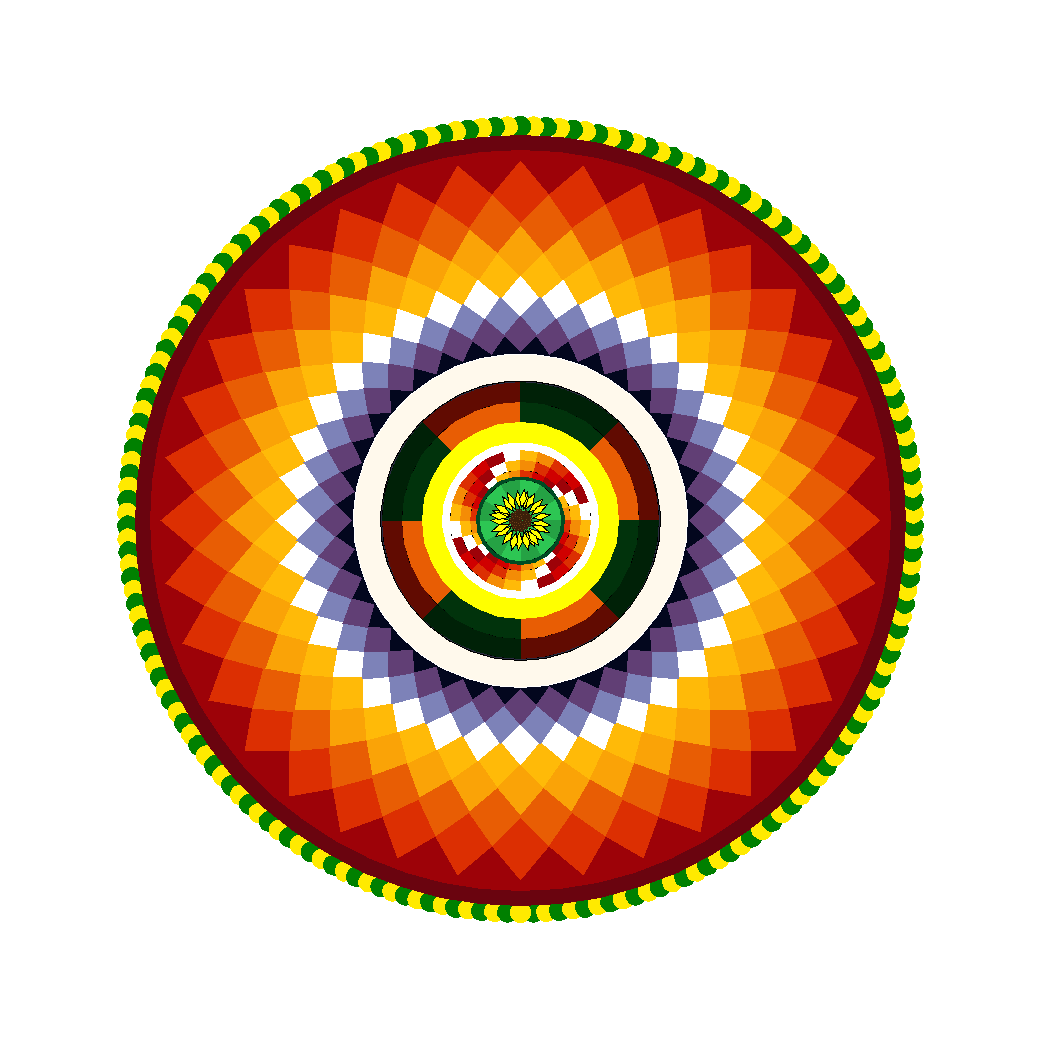

Python code for this plot:
import turtle
from turtle import *
import math

# Initialize turtle object
s = turtle.Turtle()

# Display "Happy Onam!" message
speed(0)
penup()
goto(-1150, 450)
pendown()
color("#d00000")
write("Happy Onam!", font=("Courier", 50, "bold italic"))
hideturtle()

# # Display name and class
# speed(0)
# penup()
# goto(400, -350)
# pendown()
# color("#03071e")
# write("- Aaron Kurian Abraham", font=("Times New Roman", 20))
# penup()
# goto(400, -410)
# pendown()
# write("- CS3A", font=("Times New Roman", 20))
# hideturtle()

# Design the line pattern at the top
def designline():
    s.hideturtle()
    s.speed(0)
    s.penup()
    s.shapesize(stretch_wid=0.75, outline=None)  # Adjust size 
    s.goto(-1150, 425)
    s.shape("circle")
    s.pendown()
    for i in range(45):
        s.color(["#D80A0A", "#B81A19"][i % 2])
        s.stamp()
        s.forward(10)
    s.penup()
    s.goto(0, 0)

# Circular Border design
def design():
    s.hideturtle()
    s.speed(0)
    s.goto(0, -392)
    s.shapesize(stretch_wid=1, outline=None)
    s.shape("circle")
    for i in range(190):
        s.circle(393, 360 / 190)
        s.color(["#008000", "#ffea00"][i % 2])
        s.stamp()
    s.goto(0, 0)

# Draw a filled circle
def circle(radius, color, fill_color):
    s = turtle.Turtle()
    s.hideturtle()
    s.speed(0)
    s.penup()
    s.goto(0, -radius)  
    s.pendown() 
    s.color(color, fill_color)
    s.begin_fill()
    s.circle(radius)
    s.end_fill()

# Create circular patterns with colored divisions
def circle_with_colored_divisions(radius, divisions, colors):
    s = turtle.Turtle()
    s.hideturtle()
    s.speed(0) 
    s.penup()
    s.goto(0, -radius) 
    s.pendown()
    s.circle(radius)
    angle = 360 / divisions  
    for i in range(divisions):
        s.penup()
        s.goto(0, 0) 
        s.pendown()
        s.color(colors[i % len(colors)])
        s.begin_fill()
        s.setheading(90) 
        s.right(angle * i) 
        s.forward(radius)  
        s.left(90) 
        s.circle(radius, angle)  
        s.left(90)  
        s.forward(radius) 
        s.end_fill()

# Create a triangle pattern with a specific color
def triangle(len, clr):
    s.hideturtle()
    s.speed(0)
    s.color(clr)
    for i in range(36):
        s.begin_fill()
        s.forward(len / math.tan(math.pi / 3.6))
        s.left(130)
        s.forward(len / math.sin(math.pi / 3.6))
        s.left(100)
        s.forward(len / math.sin(math.pi / 3.6))
        s.left(130)
        s.forward(len / math.tan(math.pi / 3.6))
        s.end_fill()
        s.left(10)
        s.speed(0)
    s.left(5)

# Create a rectangle with a specific color and rotation angle
def rectangle1(x, y, width, height, color1, color2, angle=0):
    s = turtle.Turtle()
    s.hideturtle()
    s.speed(0)
    s.pencolor(color1)
    s.pensize(3)
    s.penup()
    s.goto(x, y) 
    s.setheading(angle)
    s.pendown()
    s.fillcolor(color2) 
    s.begin_fill()
    s.left(90)
    s.forward(height)
    s.left(90)
    s.forward(width)
    s.left(90)
    s.forward(height)
    s.end_fill()

# Create a rectangle with a specific color and rotation angle
def rectangle2(x, y, width, height, color1, color2, angle=0):
    s = turtle.Turtle()
    s.hideturtle()
    s.speed(0)
    s.pencolor(color1)
    s.pensize(3)
    s.penup()
    s.goto(x, y)
    s.setheading(angle)
    s.pendown()
    s.fillcolor(color2)
    s.begin_fill()
    s.left(90)
    s.forward(2)
    s.left(90)
    s.forward(width)
    s.left(90)
    s.forward(height)
    s.end_fill()

# Create a rectangle with a specific color and rotation angle
def rectangle3(x, y, width, height, color1, color2, angle=0):
    s = turtle.Turtle()
    s.hideturtle()
    s.speed(0)
    s.pencolor(color1)
    s.pensize(3)
    s.penup()
    s.goto(x, y) 
    s.setheading(angle)  
    s.pendown()
    s.fillcolor(color2) 
    s.begin_fill() 
    s.left(90)
    s.forward(height)
    s.left(90)
    s.forward(width)
    s.left(105)
    s.forward(2)
    s.end_fill()

# Create a trapezium roof with a specific color
def trapeziumroof(points, color1, color2):
    s = turtle.Turtle()
    s.hideturtle()
    s.speed(0)
    s.penup()
    s.pencolor(color1)
    s.pensize(3)
    s.goto(points[0])
    s.pendown()
    s.fillcolor(color2)
    s.begin_fill()
    for point in points[1:]:
        s.goto(point)
    s.goto(points[0])
    s.end_fill()

# Build MEC using rectangles and  trapeziumroof
def model():
    s = turtle.Turtle()
    s.hideturtle()
    s.speed(0)
    for i in range(3):
        rectangle1(15, -20 + i * 10, 30, 10, "#8d6b48", "#e8c9ab")
        rectangle2(40, -5 + i * 10, 25, 10, "#8d6b48", "#e8c9ab", angle=15)
        rectangle3(-17, -20 + i * 10, 25, 10, "#8d6b48", "#e8c9ab", angle=-15)
    points1 = [(-18, 14), (15, 14), (6, 22), (-8, 22)]
    trapeziumroof(points1, "#8d6b48", "#e8c9ab")


def draw_sunflower_petal(turtle, x, y, length=10):
    turtle.penup()
    turtle.goto(x, y)
    turtle.pendown()
    turtle.color("black")
    turtle.fillcolor("yellow")
    turtle.begin_fill()
    turtle.right(20)
    turtle.forward(length)
    turtle.left(40)
    turtle.forward(length)
    turtle.left(140)
    turtle.forward(length)
    turtle.left(40)
    turtle.forward(length)
    turtle.penup()
    turtle.end_fill()


def draw_phyllotactic_sunflower(turtle, total, petalstart, angle=137.508, cspread=1.35):
    turtle.hideturtle()
    turtle.speed(0)
    turtle.shape("circle")
    turtle.shapesize(0.11)
    phi = angle * (math.pi / 180.0)

    for n in range(total):
        r = cspread * math.sqrt(n)
        theta = n * phi
        x = r * math.cos(theta)
        y = r * math.sin(theta)

        turtle.penup()
        turtle.setpos(x, y)
        turtle.pendown()
        turtle.setheading(n * angle)
        if n > petalstart - 1:
            draw_sunflower_petal(turtle, x, y)
        else:
            turtle.color("#3b1f0a")
            turtle.fillcolor("#6b3f16")
            turtle.stamp()


### Calling all the drawing functions ###

designline()
# Drawing border design
design()
# Drawing circles and patterns
circle(385, "#6A040F", "#6A040F")
circle(370, "#9D0208", "#9D0208")
# # Triangular patterns
triangle(360, "#DC2F02")
triangle(327, "#E85D04")
triangle(295, "#FAA307")
triangle(268, "#FFBA08")
triangle(245, "white")
triangle(225, "#7D82B8")
triangle(205, "#613F75")
triangle(185, "#03071e")
# Smaller circles with colored divisions
circle(167, "white", "#fff9ec")
circle(140, "black", "#2b2d42")
colors = ['#610b01', '#002107']  # 2 different colors
circle_with_colored_divisions(138, 8, colors)
colors = ['#E85D04', '#01330c']  # 2 different colors
circle_with_colored_divisions(118, 8, colors)
circle(98, "yellow", "yellow")
circle(78, "white", "white")
colors = ['#ffffff', '#ffba08', '#f48c06', '#dc2f02', '#d00000', '#9d0208']  # 6 different colors
circle_with_colored_divisions(70, 24, colors)
colors = ['#ffba08', '#f48c06', '#dc2f02', '#d00000', '#9d0208', '#ffffff']  # 6 different colors
circle_with_colored_divisions(60, 24, colors)
colors = ['#f48c06', '#dc2f02', '#d00000', '#9d0208', '#ffffff', '#ffba08']  # 6 different colors
circle_with_colored_divisions(50, 24, colors)
circle(44, "#004b23", "#004b23")
colors = ['#25a244', '#2dc653']  # 2 different colors
circle_with_colored_divisions(40, 12, colors)
draw_phyllotactic_sunflower(turtle.Turtle(), 88, 64)
# Building MEC at centre
# model()
# Exit on click
turtle.Screen().exitonclick()
